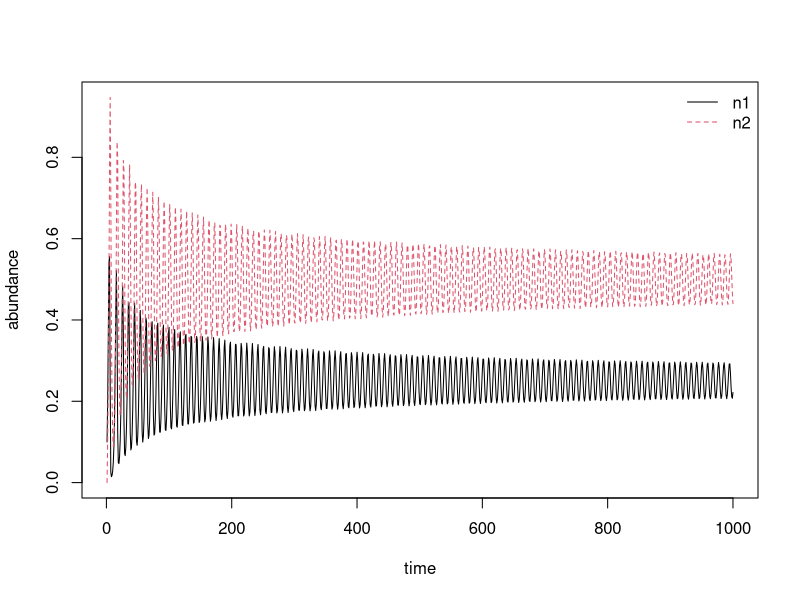

The R source for this figure:
# functions for n1(t+1) and n2(t*1)
f1 = function(r, N1, N2) {r*N1*(1-N2)}
f2 = function(p, N1, N2) {N1 + p*N2}

# set r and p
r = 2 # 1.5
p = 0.5

# get equilibrium abundances
N1star = (1-1/r)*(1 - p)
N2star = (1 - 1/r)

# make empty vectors for storing results
n1 = rep(NA, 1000)
n2 = rep(NA, 1000)

# set starting abundances
n1[1] = 0.1 #N1star
n2[1] = 0 #N2star

# simulate for 1000 time steps
for(i in 1:999) {
  n1[i+1] = f1(r, n1[i], n2[i])
  n2[i+1] = f2(p, n1[i], n2[i])
}

# plot output

matplot(1:1000, cbind(n1,n2), type = "l",
        xlab="time", ylab="abundance")
legend("topright", c("n1", "n2"), col=1:2, lty=1:2, bty = "n")





